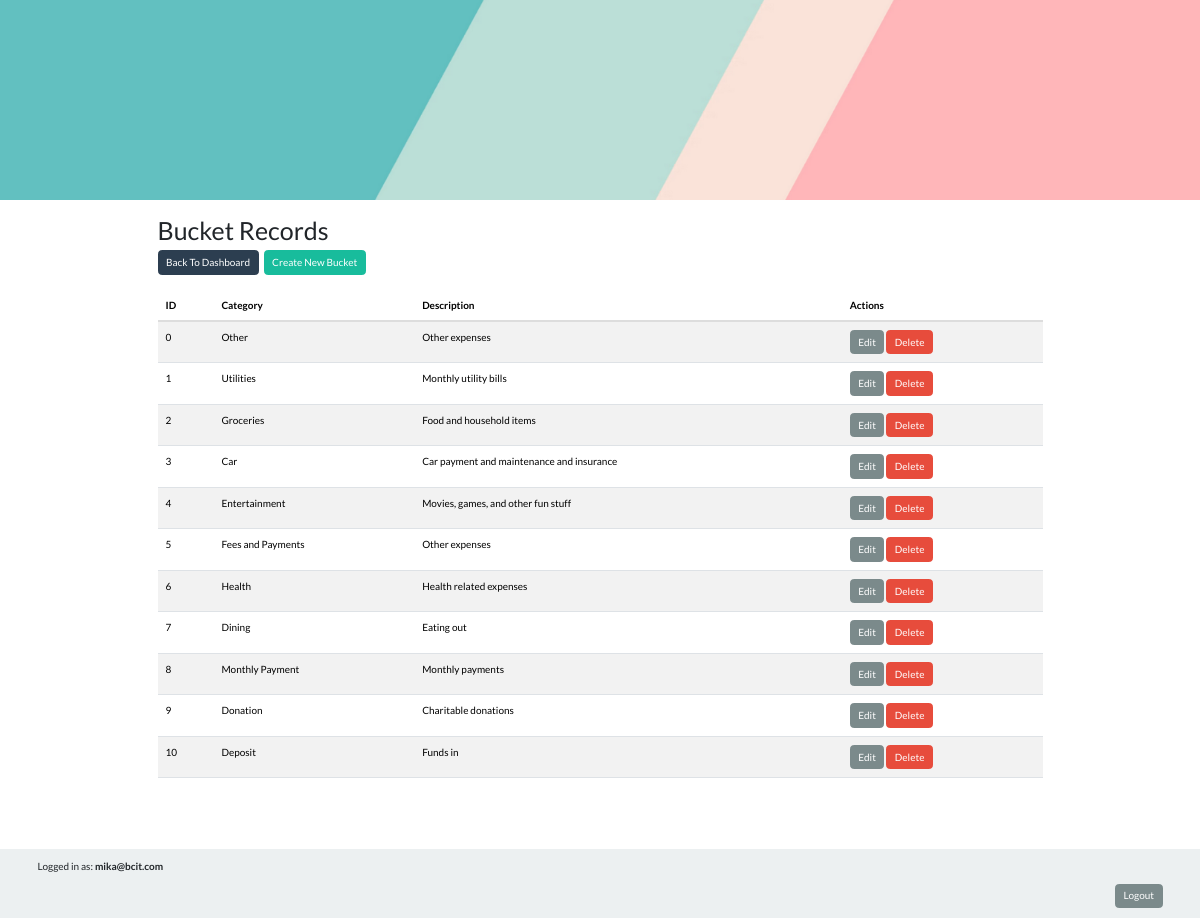
/actions/admin/manage_buckets.php (signed in), run on the app's committed database.
### tables this page shows
CREATE TABLE buckets (
                id INTEGER PRIMARY KEY AUTOINCREMENT,
                category TEXT NOT NULL,
                description TEXT NOT NULL
            );

### classes/Bucket.php (called while the page is built, shortened)
<?php
class Bucket
{
  public static function fetchAll()
  {
    $db = Database::getConnection();
    $result = $db->query('SELECT * FROM buckets');
    $buckets = [];
    while ($row = $result->fetchArray(SQLITE3_ASSOC)) {
      $buckets[] = $row;
    }
    return $buckets;
  }
}

### tables/buckets.php (the view, shortened to what this page needs)
<?php
function displayBuckets($readOnly = true)
{
  $buckets = Bucket::fetchAll();
  if (!empty($buckets)) {
    echo "<table width='100%' class='table table-striped'>";
    echo "<thead>";
    echo "<tr>";
    echo "<th>ID</th>";
    echo "<th>Category</th>";
    echo "<th>Description</th>";
    if (!$readOnly) {
      echo "<th>Actions</th>";
    }
    echo "</tr>";
    echo "</thead>";
    echo "<tbody>";
    foreach ($buckets as $bucket) {
      echo "<tr>";
      echo "<td>" . htmlspecialchars($bucket['id']) . "</td>";
      echo "<td>" . htmlspecialchars($bucket['category']) . "</td>";
      echo "<td>" . htmlspecialchars($bucket['description']) . "</td>";
      if (!$readOnly) {
        echo "<td>";
        echo "<a href='/actions/update/update_bucket.php?id=" . htmlspecialchars($bucket['id']) . "' class='btn btn-dark'>Edit</a> ";
        echo "<a href='/actions/delete/delete_bucket.php?id=" . htmlspecialchars($bucket['id']) . "' class='btn btn-danger'>Delete</a>";
        echo "</td>";
      }
      echo "</tr>";
    }
    echo "</tbody>";
    echo "</table>";
  } else {
    echo "<p>No bucket records found.</p>";
  }
}

### data on the page
buckets: id "0", category "Other", description "Other expenses"
buckets: id "1", category "Utilities", description "Monthly utility bills"
buckets: id "2", category "Groceries", description "Food and household items"
buckets: id "3", category "Car", description "Car payment and maintenance and insurance"
buckets: id "4", category "Entertainment", description "Movies, games, and other fun stuff"
buckets: id "5", category "Fees and Payments", description "Other expenses"
buckets: id "6", category "Health", description "Health related expenses"
buckets: id "7", category "Dining", description "Eating out"
buckets: id "8", category "Monthly Payment", description "Monthly payments"
buckets: id "9", category "Donation", description "Charitable donations"
buckets: id "10", category "Deposit", description "Funds in"

### other printed values
$_SESSION['user_email'] "mika@bcit.com"
